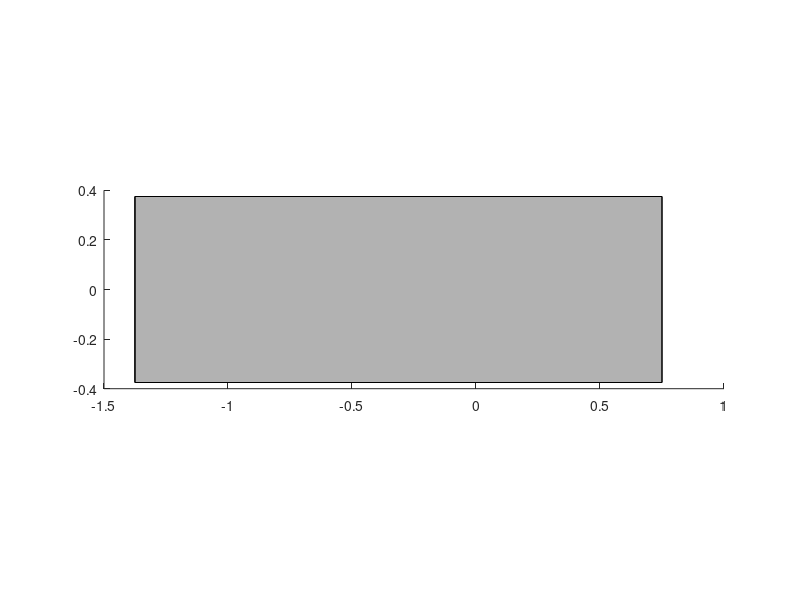

This figure's MATLAB source:
function p = makeLink0(parentAxes, faceColor)
if (nargin == 0)
    parentAxes = gca;
    faceColor = [.7 .7 .7];
elseif (nargin == 1)
    faceColor = [.7 .7 .7];
end
set(parentAxes, 'DataAspectRatio', [1 1 1]);
link0Verts = [-1.75	-2.15	-2.5;
    -1.75	2.85	-2.5;
    13.25	2.85	-2.5;
    13.25	-2.15	-2.5;
    -1.375	-0.375	-2.5;
    -1.375	0.375	-2.5;
    0.75	0.375	-2.5;
    0.75	-0.375	-2.5;
    -1.375	-0.375	-0.75;
    -1.375	0.375	-0.75;
    0.75	0.375	-0.75;
    0.75	-0.375	-0.75];
link0Faces = [
%     1 2 3 4;
    5 6 10 9;
    6 7 11 10;
    7 8 12 11;
    8 5 9 12;
    9 10 11 12];
p = patch('Parent', parentAxes, 'Faces',link0Faces,'Vertices',link0Verts,'FaceColor',faceColor);

end